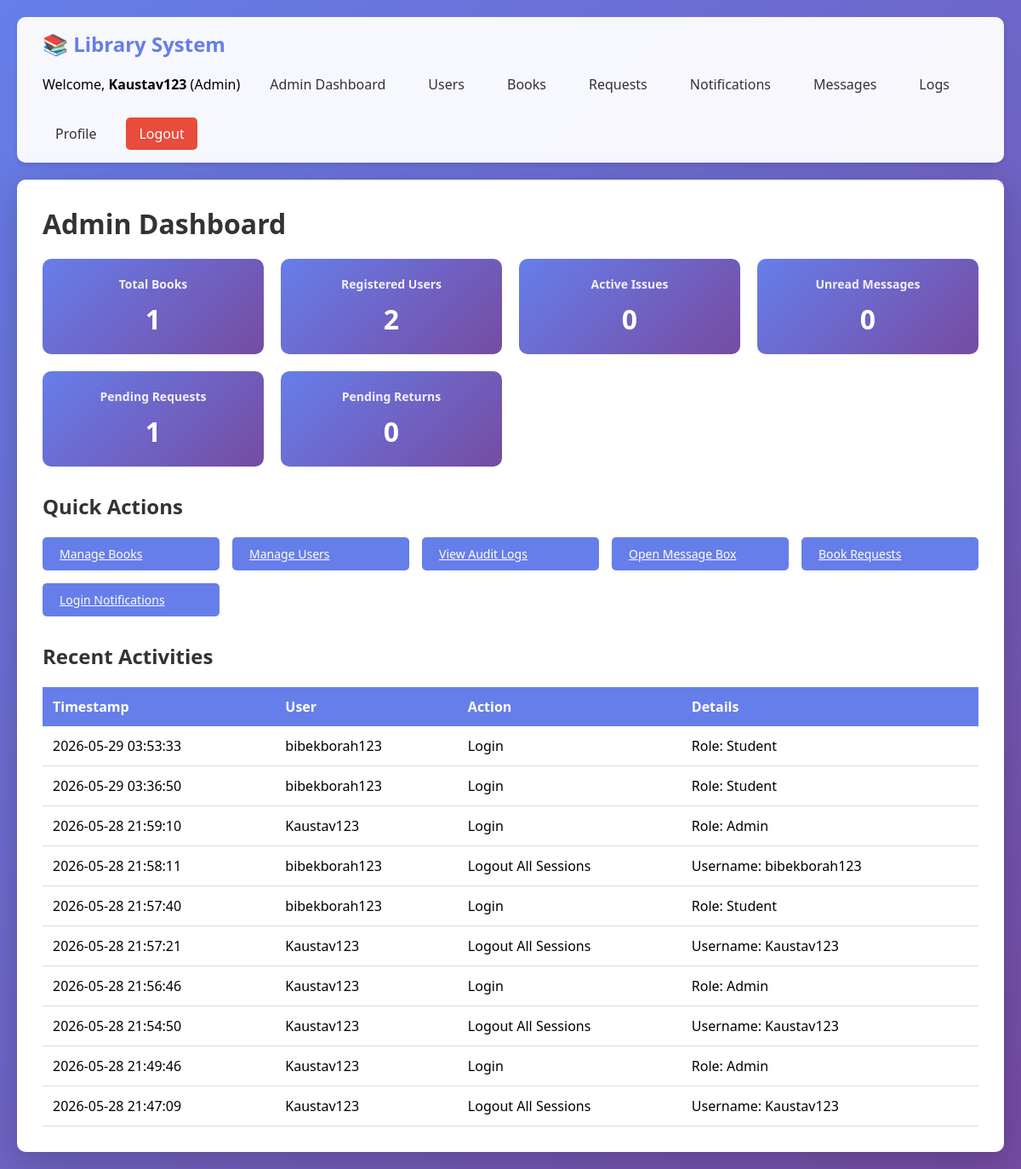
/admin (signed in), run on the app's committed database.
### tables this page shows
CREATE TABLE users (
            id INTEGER PRIMARY KEY AUTOINCREMENT,
            username TEXT UNIQUE NOT NULL,
            email TEXT UNIQUE NOT NULL,
            password_hash TEXT NOT NULL,
            role TEXT DEFAULT 'Student',
            created_at TEXT DEFAULT CURRENT_TIMESTAMP
        , full_name TEXT, department TEXT, programme TEXT, semester TEXT, academic_year TEXT, contact_number TEXT, gender TEXT, caste TEXT, profile_completed INTEGER DEFAULT 0, profile_edit_allowed INTEGER DEFAULT 1, is_restricted INTEGER DEFAULT 0, restriction_reason TEXT, restricted_at TEXT);

CREATE TABLE audit_log (
            id INTEGER PRIMARY KEY AUTOINCREMENT,
            user_id INTEGER,
            action TEXT NOT NULL,
            details TEXT,
            timestamp TEXT DEFAULT CURRENT_TIMESTAMP,
            FOREIGN KEY (user_id) REFERENCES users(id)
        );

### app.py (the view)
@app.route('/admin')
@admin_required
def admin_dashboard():
    conn = get_db_connection()
    books_count = conn.execute('SELECT COUNT(*) as count FROM books').fetchone()['count']
    users_count = conn.execute('SELECT COUNT(*) as count FROM users').fetchone()['count']
    active_issues = conn.execute(
        'SELECT COUNT(*) as count FROM issue_history WHERE status = "Active"'
    ).fetchone()['count']
    unread_messages = conn.execute(
        'SELECT COUNT(*) as count FROM admin_messages WHERE status = "Unread"'
    ).fetchone()['count']
    pending_requests = conn.execute(
        'SELECT COUNT(*) as count FROM book_requests WHERE status = "Pending"'
    ).fetchone()['count']
    pending_returns = conn.execute(
        'SELECT COUNT(*) as count FROM issue_history WHERE status = "Return Pending"'
    ).fetchone()['count']
    recent_logs = conn.execute(
        '''SELECT a.*, u.username FROM audit_log a
           LEFT JOIN users u ON a.user_id = u.id
           ORDER BY a.timestamp DESC LIMIT 10'''
    ).fetchall()
    conn.close()
    return render_template('admin_dashboard.html',
                         books_count=books_count,
                         users_count=users_count,
                         active_issues=active_issues,
                         unread_messages=unread_messages,
                         pending_requests=pending_requests,
                         pending_returns=pending_returns,
                         recent_logs=recent_logs)

### app.py (called while the page is built)
def get_db_connection():
    conn = sqlite3.connect('library.db')
    conn.row_factory = sqlite3.Row
    return conn

def get_active_login_notices():
    try:
        conn = get_db_connection()
        notices = conn.execute(
            '''SELECT * FROM login_notifications
               WHERE is_active = 1
               ORDER BY created_at DESC'''
        ).fetchall()
        conn.close()
        return notices
    except sqlite3.Error:
        return []

@app.context_processor
def inject_admin_message_count():
    unread_admin_messages = 0
    if session.get('role') == 'Admin':
        conn = None
        try:
            conn = get_db_connection()
            unread_admin_messages = conn.execute(
                'SELECT COUNT(*) as count FROM admin_messages WHERE status = ?',
                ('Unread',)
            ).fetchone()['count']
        except sqlite3.Error:
            unread_admin_messages = 0
        finally:
            if conn:
                conn.close()
    return {
        'unread_admin_messages': unread_admin_messages,
        'current_display_name': session.get('display_name') or session.get('username'),
        'login_notices': get_active_login_notices(),
    }

def admin_required(f):
    @wraps(f)
    def decorated_function(*args, **kwargs):
        if 'server_restart_token' not in session or session.get('server_restart_token') != app.config.get('SESSION_RESTART_EPOCH'):
            session.clear()
            return redirect(url_for('index'))
        if 'user_id' not in session or session.get('role') != 'Admin':
            return redirect(url_for('index'))
        return f(*args, **kwargs)
    return decorated_function

### templates/admin_dashboard.html (shortened to what this page needs)
{% extends "base.html" %}  {% block content %}
<h1>Admin Dashboard</h1>
<div class="stats">
  <div class="stat-card">
    <h3>Total Books</h3>
    <div class="number">{{ books_count }}</div>
  </div>
  <div class="stat-card">
    <h3>Registered Users</h3>
    <div class="number">{{ users_count }}</div>
  </div>
  <div class="stat-card">
    <h3>Active Issues</h3>
    <div class="number">{{ active_issues }}</div>
  </div>
  <div class="stat-card">
    <h3>Unread Messages</h3>
    <div class="number">{{ unread_messages }}</div>
  </div>
  <div class="stat-card">
    <h3>Pending Requests</h3>
    <div class="number">{{ pending_requests }}</div>
  </div>
  <div class="stat-card">
    <h3>Pending Returns</h3>
    <div class="number">{{ pending_returns }}</div>
  </div>
</div>
<h2>Quick Actions</h2>
<div
  style="
    display: grid;
    grid-template-columns: repeat(auto-fit, minmax(200px, 1fr));
    gap: 15px;
    margin-bottom: 30px;
  "
>
  <a href="{{ url_for('admin_books') }}" class="btn btn-primary"
    >Manage Books</a
  >
  <a href="{{ url_for('admin_users') }}" class="btn btn-primary"
    >Manage Users</a
  >
  <a href="{{ url_for('admin_logs') }}" class="btn btn-primary"
    >View Audit Logs</a
  >
  <a href="{{ url_for('admin_messages') }}" class="btn btn-primary"
    >Open Message Box</a
  >
  <a href="{{ url_for('admin_book_requests') }}" class="btn btn-primary"
    >Book Requests</a
  >
  <a href="{{ url_for('admin_notifications') }}" class="btn btn-primary"
    >Login Notifications</a
  >
</div>
<h2>Recent Activities</h2>
<table>
  <thead>
    <tr>
      <th>Timestamp</th>
      <th>User</th>
      <th>Action</th>
      <th>Details</th>
    </tr>
  </thead>
  <tbody>
    {% for log in recent_logs %}
    <tr>
      <td>{{ log['timestamp'] }}</td>
      <td>{{ log['username'] or 'System' }}</td>
      <td>{{ log['action'].replace('_', ' ').title() }}</td>
      <td>{{ log['details'] or '-' }}</td>
    </tr>
    {% else %}
    <tr>
      <td colspan="4" style="text-align: center; color: #999">
        No activities yet
      </td>
    </tr>
    {% endfor %}
  </tbody>
</table>
{% endblock %}

### templates/base.html (shortened to what this page needs)
<!doctype html>
<html lang="en">
  <head>
  </head>
  <body>
    {% if session.get('user_id') %}
    <div class="navbar">
      <a href="/" class="navbar-brand">📚 Library System</a>
      <div class="navbar-menu">
        <span
          >Welcome, <strong>{{ current_display_name }}</strong> ({{
          session.get('role') }})</span
        >
        {% if session.get('role') == 'Admin' %}
        <a href="{{ url_for('admin_dashboard') }}">Admin Dashboard</a>
        <a href="{{ url_for('admin_users') }}">Users</a>
        <a href="{{ url_for('admin_books') }}">Books</a>
        <a href="{{ url_for('admin_book_requests') }}">Requests</a>
        <a href="{{ url_for('admin_notifications') }}">Notifications</a>
        <a href="{{ url_for('admin_messages') }}"
          >Messages </a
        >
        <a href="{{ url_for('admin_logs') }}">Logs</a>
        {% else %}
        <a href="{{ url_for('student_dashboard') }}">Dashboard</a>
        <a href="{{ url_for('student_books') }}">Browse Books</a>
        <a href="{{ url_for('student_message_admin') }}">Message Admin</a>
        {% endif %}
        <a href="{{ url_for('profile') }}">Profile</a>
        <a href="{{ url_for('logout') }}" class="logout-btn">Logout</a>
      </div>
    </div>
    {% endif %}
    <div class="container">
       {% block content %}{% endblock %}
    </div>
  </body>
</html>

### templates/base.html (style rules this page uses)
* { margin: 0; padding: 0; box-sizing: border-box; }
body { font-family: "Segoe UI", Tahoma, Geneva, Verdana, sans-serif; background: linear-gradient(135deg, #667eea 0%, #764ba2 100%); min-height: 100vh; padding: 20px; animation: pageEnter 1s ease both; will-change: opacity, transform; }
.navbar { background: rgba(255, 255, 255, 0.95); border-radius: 10px; padding: 15px 30px; margin-bottom: 20px; display: flex; justify-content: space-between; align-items: center; gap: 12px; flex-wrap: wrap; box-shadow: 0 4px 6px rgba(0, 0, 0, 0.1); }
.navbar-brand { font-size: 24px; font-weight: bold; color: #667eea; text-decoration: none; }
.navbar-menu { display: flex; gap: 20px; align-items: center; flex-wrap: wrap; }
.navbar-menu a { color: #333; text-decoration: none; padding: 8px 15px; border-radius: 5px; transition: background-color 0.3s ease, color 0.3s ease, transform 0.3s ease; }
.navbar-menu .logout-btn { background: #e74c3c; color: white; }
.container { max-width: 1200px; margin: 0 auto; background: white; border-radius: 10px; padding: 30px; box-shadow: 0 10px 40px rgba(0, 0, 0, 0.2); }
h1, h2 { color: #333; margin-bottom: 20px; }
.btn { padding: 10px 20px; border: none; border-radius: 5px; cursor: pointer; font-size: 14px; font-weight: 500; transition: background-color 0.3s ease, color 0.3s ease, transform 0.3s ease, box-shadow 0.3s ease; will-change: transform; }
.btn-primary { background: #667eea; color: white; }
table { width: 100%; border-collapse: collapse; margin-top: 20px; }
th { background: #667eea; color: white; padding: 12px; text-align: left; }
td { padding: 12px; border-bottom: 1px solid #ddd; }
.stats { display: grid; grid-template-columns: repeat(auto-fit, minmax(250px, 1fr)); gap: 20px; margin-bottom: 30px; }
.stat-card { background: linear-gradient(135deg, #667eea 0%, #764ba2 100%); color: white; padding: 20px; border-radius: 10px; text-align: center; }
.stat-card h3 { font-size: 14px; opacity: 0.9; }
.stat-card .number { font-size: 32px; font-weight: bold; margin-top: 10px; }

### data on the page
users: username "Kaustav123", get "Admin"
audit_log: timestamp "2026-05-29 03:53:33", username "bibekborah123", action.replace "Login", details "Role: Student"
audit_log: timestamp "2026-05-29 03:36:50", username "bibekborah123", action.replace "Login", details "Role: Student"
audit_log: timestamp "2026-05-28 21:59:10", username "Kaustav123", action.replace "Login", details "Role: Admin"
audit_log: timestamp "2026-05-28 21:58:11", username "bibekborah123", action.replace "Logout All Sessions", details "Username: bibekborah123"
audit_log: timestamp "2026-05-28 21:57:40", username "bibekborah123", action.replace "Login", details "Role: Student"
audit_log: timestamp "2026-05-28 21:57:21", username "Kaustav123", action.replace "Logout All Sessions", details "Username: Kaustav123"
audit_log: timestamp "2026-05-28 21:56:46", username "Kaustav123", action.replace "Login", details "Role: Admin"
audit_log: timestamp "2026-05-28 21:54:50", username "Kaustav123", action.replace "Logout All Sessions", details "Username: Kaustav123"
audit_log: timestamp "2026-05-28 21:49:46", username "Kaustav123", action.replace "Login", details "Role: Admin"
audit_log: timestamp "2026-05-28 21:47:09", username "Kaustav123", action.replace "Logout All Sessions", details "Username: Kaustav123"

### other printed values
{{ books_count }} "1"
{{ users_count }} "2"
{{ active_issues }} "0"
{{ unread_messages }} "0"
{{ pending_requests }} "1"
{{ pending_returns }} "0"
